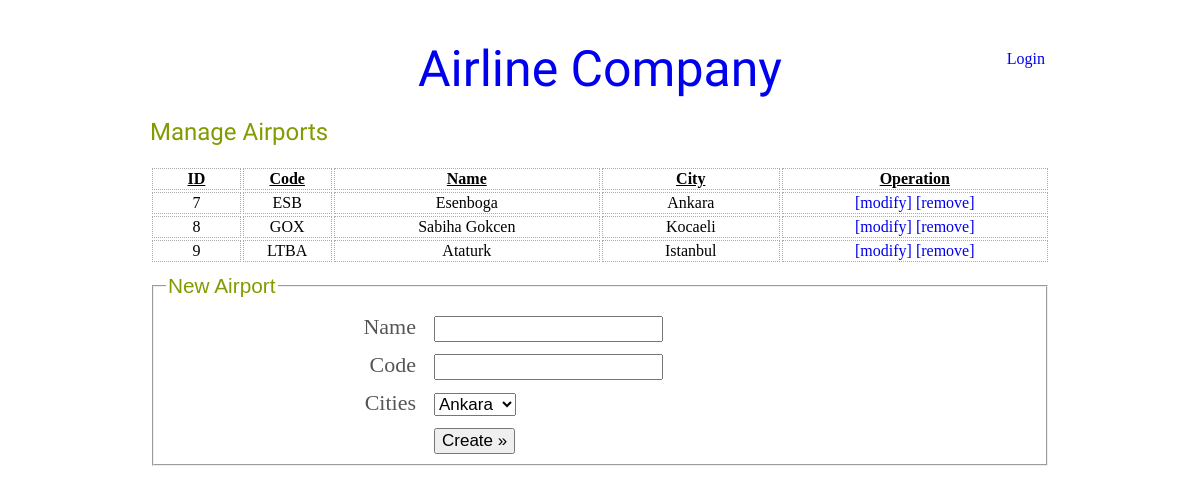
/airport.php, run on an earlier commit of the app's database.
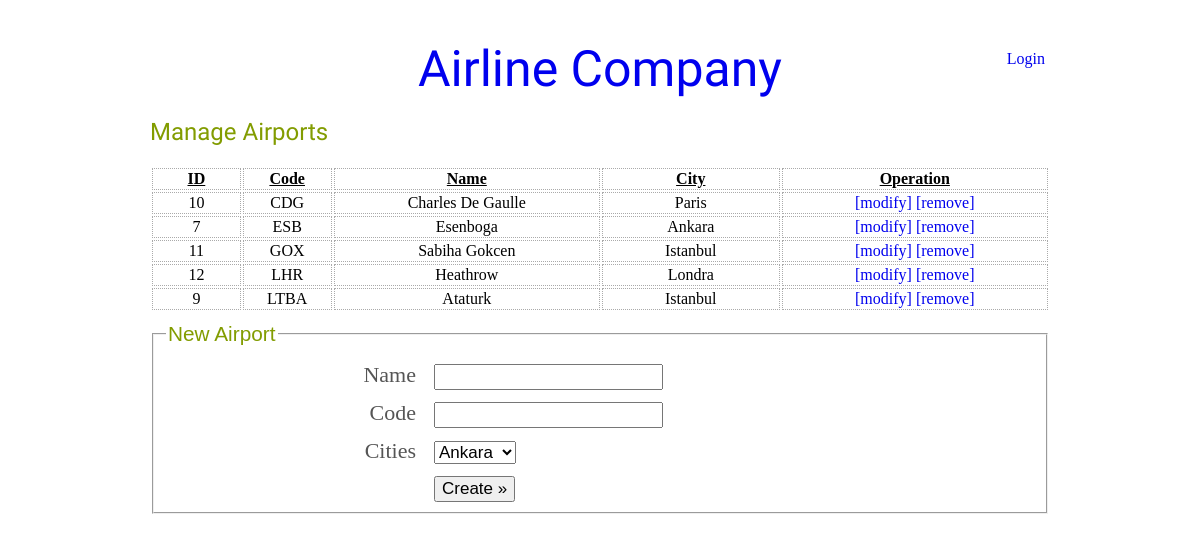
And on a later commit of the database.
### tables this page shows
CREATE TABLE `airport` (
  `id` int(11) NOT NULL AUTO_INCREMENT,
  `code` varchar(4) NOT NULL,
  `name` varchar(100) NOT NULL,
  `city` int(11) NOT NULL,
  PRIMARY KEY (`id`),
  KEY `city` (`city`),
  CONSTRAINT `airport_ibfk_2` FOREIGN KEY (`city`) REFERENCES `city` (`id`) ON DELETE CASCADE
);

CREATE TABLE `city` (
  `id` int(11) NOT NULL AUTO_INCREMENT,
  `name` varchar(100) NOT NULL,
  PRIMARY KEY (`id`)
);

### airport.php (called while the page is built, shortened)
<?php
require_once 'inc.php';
$cities = array();
$cities_result = mysql_query('SELECT * FROM city ORDER BY name', $mysql) or die(mysql_error());
while ($row = mysql_fetch_assoc($cities_result)) {
	$city = null;
    $city['id'] = $row['id'];
	$city['name'] = $row['name'];
	$cities[] = $city;
}
$results = array();
$airports_result = mysql_query("SELECT a.id, a.name,a.code,c.name as city, a.city as city_id FROM airport a, city c WHERE a.city=c.id ORDER BY a.code", $mysql) or die(mysql_error());
while ($row = mysql_fetch_assoc($airports_result)) {
	$result = null;
    $result['id'] = $row['id'];
	$result['name'] = $row['name'];
	$result['code'] = $row['code'];
	$result['city'] = $row['city'];
	$result['city_id'] = $row['city_id'];
	$results[] = $result;
}
require_once 'view_top.php';
require_once 'view_airport.php';
require_once 'view_bottom.php';
?>

### view_airport.php (the view, shortened to what this page needs)
<h2>Manage Airports</h2>
<table class='data'>
	<tr class='legend'>
		<td width='10%'>ID</td>
		<td width='10%'>Code</td>
		<td width='30%'>Name</td>
		<td width='20%'>City</td>
		<td width='30%'>Operation</td>
	</tr>
<?php
foreach($results as $result){?>
	<tr>
		<td width='10%'><?=$result['id']?></td>
		<td width='10%'><?=$result['code']?></td>
		<td width='30%'><?=$result['name']?></td>
		<td width='20%'><?=$result['city']?></td>
		<td width='50%'>
			<a href='javascript://'
			onclick="edit('<?=$result['id']?>',
			'<?=$result['name']?>',
			'<?=$result['code']?>',
			'<?=$result['city_id']?>'
			)">[modify]</a>
			<a href='?action=delete&id=<?=$result['id']?>'>[remove]</a>
		</td>
	</tr>
<?php }?>
</table>
<div id='create'>
	<form method='post' action='?action=new' onsubmit='return add_check();'>
		<fieldset>
			<legend>New Airport</legend>
			<div class='line'>
				<div class='label'>Name</div>
				<div class='field'>
					<input type='text' name='name' id='add_name' value=''/>
				</div>
			</div>
			<div class='line'>
				<div class='label'>Code</div>
				<div class='field'>
					<input type='text' name='code' id='add_code' value=''/>
				</div>
			</div>
			<div class='line'>
				<div class='label'>Cities</div>
				<div class='field'>
					<select name='city' id='add_city'>
						<?php foreach($cities as $city){?>
							<option value='<?=$city['id']?>'><?=$city['name']?></option>
						<?}?>
					</select>
				</div>
			</div>
			<div class='line'>
				<div class='label'>&nbsp;</div>
				<div class='field'><input type='submit' value='Create &raquo;'/></div>
			</div>
		</fieldset>
	</form>
</div>

### view_top.php (shortened to what this page needs)
<!DOCTYPE html>
<html>
<head>
	<link href="style.css" media="screen" rel="stylesheet" type="text/css"/>
</head>
<body>
<div id='container'>
	<div id='logo'>
		<a href='index.php'>Airline Company</a>
	</div>
<div id='content'>

### view_bottom.php (shortened to what this page needs)
</div>
	<div id="logout"><?php
	if ($_SESSION['login']){
	?><?=$_SESSION['username']?><br/><small><a href='logout.php'>Logout &raquo;</a></small>
	<?php } else {?>
		<a href='index.php'>Login</a>
	<?php }?>
	</div>
</div>
</body>
</html>

### style.css (style rules this page uses)
html, body { overflow-y: scroll; overflow: -moz-scrollbars-vertical; }
body { margin: 0; font: 16px normal 'Ubuntu', Helvetica, Arial, sans-serif, serif; }
h1, h2,h3,h4,h5 { font-family: 'Philosopher', arial, serif; color: #829C00; font-weight: normal; }
a { text-decoration:none; }
div#container { margin: 30px auto; padding: 10px; width: 900px; position:relative; padding-bottom: 40px; }
div#container div#logo { width: 100%; text-align:center; font-size: 50px; font-family: 'Lobster', arial, serif; }
div#container div#logout { right:10px; top:20px; position:absolute; text-align: right; }
div#container div#content { margin-top: 20px; }
fieldset legend { font-family: Georgia, Arial, sans-serif,serif; font-size: 130%; color: #829C00; }
div.line { width:100%; clear:both; padding: 10px 0; }
div.label { width: 250px; text-align: right; font-size: 22px; padding-right: 10px; float:left; color: #555; }
div.field { font-size: 22px; width: 600px; float:right; }
input, select { font-size: 17px; }
a { padding: 5px; }
table.data { width: 100%; margin:10px auto; border: 0px; }
table.data td { border: 1px dotted #aaa; text-align: center; }
table.data tr.legend td { text-align:center; text-decoration:underline; font-weight:bold; }
table a { margin:0; padding:0; }

What changed in the data, as far as the page shows it:
removed airport: id "8", code "GOX", name "Sabiha Gokcen", city.name "Kocaeli"
added airport: id "10", code "CDG", name "Charles De Gaulle", city.name "Paris"
added airport: id "11", code "GOX", name "Sabiha Gokcen", city.name "Istanbul"
added airport: id "12", code "LHR", name "Heathrow", city.name "Londra"
